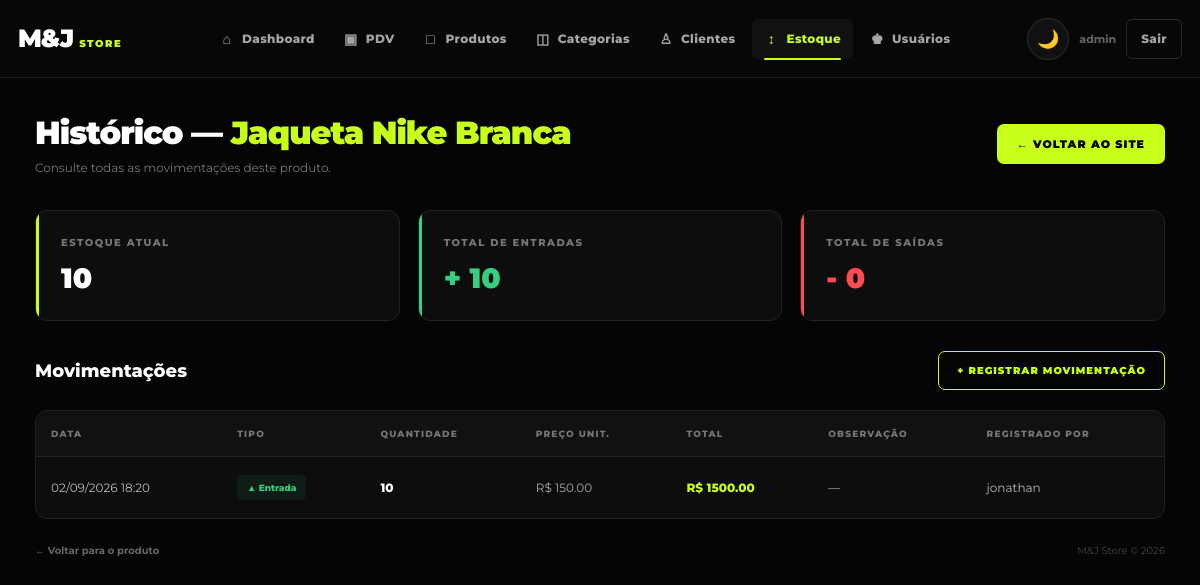
/movimentacoes/produto/2 (signed in), run on an earlier commit of the app's database.
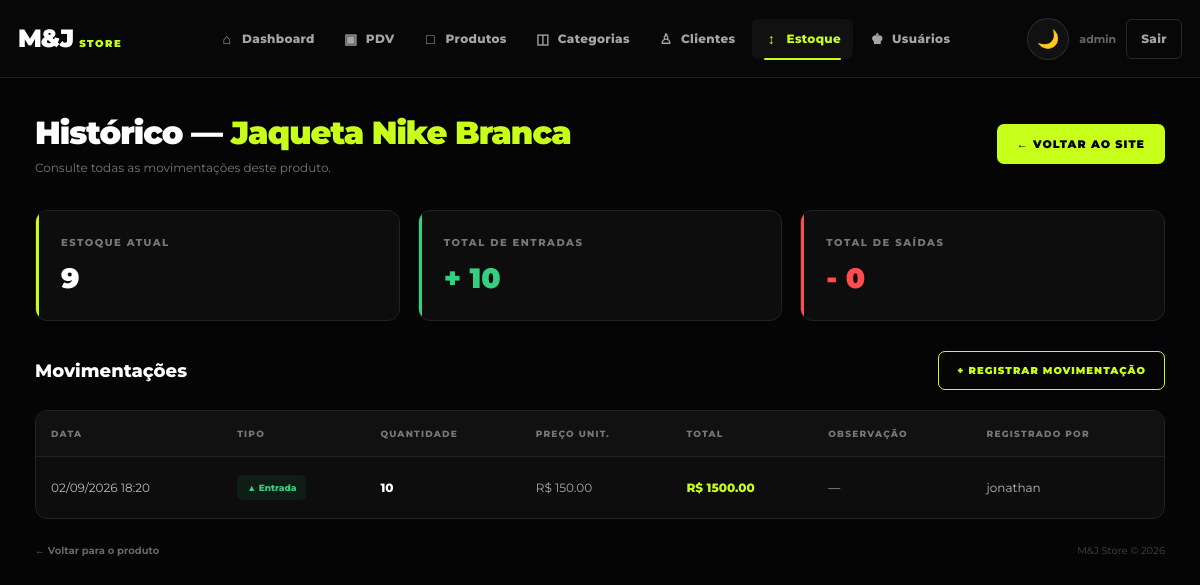
And on a later commit of the database.
### app/models/produto.py (models this page shows, shortened)
class Produto(Base):
    __tablename__ = "produtos"
    id = Column(Integer, primary_key=True, autoincrement=True, index=True)
    nome = Column(String(150), nullable=False, index=True)
    preco = Column(Float, nullable=False, default=0.0)
    estoque_atual = Column(Integer, nullable=False, default=0)
    ativo = Column(Boolean, default=True)
    imagem_path = Column(String(255), nullable=True)
    categoria_id = Column(Integer, ForeignKey("categorias.id", ondelete="SET NULL"), nullable=True )
    categoria = relationship("Categoria", back_populates="produtos")

### app/controllers/movimentacao_controller.py (the view)
@router.get(
    "/produto/{produto_id}",
    response_class=HTMLResponse
)
def historico_produto(
    produto_id: int,
    request: Request,
    db: Session = Depends(get_db),
    usuario=Depends(get_usuario_logado)
):
    produto = (
        db.query(Produto)
        .filter(
            Produto.id == produto_id
        )
        .first()
    )
    if not produto:
        return RedirectResponse(
            url="/produtos",
            status_code=302
        )
    query = (
        db.query(Movimentacao)
        .filter(
            Movimentacao.produto_id == produto_id
        )
        .order_by(
            Movimentacao.criado_em.desc()
        )
    )
    if usuario.get("role") != "admin":
        query = query.filter(
            Movimentacao.usuario_id == usuario.get("id")
        )
    movimentacoes = query.all()
    total_entradas = sum(
        movimentacao.quantidade
        for movimentacao in movimentacoes
        if movimentacao.tipo == TipoMovimentacao.ENTRADA
    )
    total_saidas = sum(
        movimentacao.quantidade
        for movimentacao in movimentacoes
        if movimentacao.tipo == TipoMovimentacao.SAIDA
    )
    saldo_movimentacoes = (
        total_entradas - total_saidas
    )
    return templates.TemplateResponse(
        request,
        "movimentacoes/historico.html",
        {
            "request": request,
            "usuario": usuario,
            "produto": produto,
            "movimentacoes": movimentacoes,
            "total_entradas": total_entradas,
            "total_saidas": total_saidas,
            "saldo_movimentacoes": saldo_movimentacoes,
        }
    )

### app/templates/movimentacoes/historico.html (shortened to what this page needs)
<!DOCTYPE html>
<html lang="pt-br">
<head>
    <link rel="stylesheet" href="/static/css/navbar.css">
</head>
<body>
    {% include "shared/navbar.html" %}
    <main class="page">
        <div class="top">
            <div class="title-area">
                <h1>
                    Histórico —
                    <span>{{ produto.nome }}</span>
                </h1>
                <p>
                    Consulte todas as movimentações deste produto.
                </p>
            </div>
            <a href="/" class="site-button">
                ← VOLTAR AO SITE
            </a>
        </div>
        <section class="summary">
            <div class="summary-card">
                <div class="summary-label">
                    ESTOQUE ATUAL
                </div>
                <div class="summary-value">
                    {{ produto.estoque_atual }}
                </div>
            </div>
            <div class="summary-card entrada">
                <div class="summary-label">
                    TOTAL DE ENTRADAS
                </div>
                <div class="summary-value">
                    + {{ total_entradas }}
                </div>
            </div>
            <div class="summary-card saida">
                <div class="summary-label">
                    TOTAL DE SAÍDAS
                </div>
                <div class="summary-value">
                    - {{ total_saidas }}
                </div>
            </div>
        </section>
        <div class="actions">
            <h2>
                Movimentações
            </h2>
            <a
                href="/movimentacoes/nova?produto_id={{ produto.id }}"
                class="new-button"
            >
                + REGISTRAR MOVIMENTAÇÃO
            </a>
        </div>
        <div class="table-container">
            <table>
                <thead>
                    <tr>
                        <th>Data</th>
                        <th>Tipo</th>
                        <th>Quantidade</th>
                        <th>Preço Unit.</th>
                        <th>Total</th>
                        <th>Observação</th>
                        <th>Registrado por</th>
                    </tr>
                </thead>
                <tbody>
                    {% for m in movimentacoes %}
                    <tr>
                        <td>
                            {{ m.criado_em.strftime('%d/%m/%Y %H:%M') }}
                        </td>
                        <td>
                            {% if m.tipo.value == 'entrada' %}
                            <span class="tipo entrada">
                                ▲ Entrada
                            </span>
                            {% else %}
                            <span class="tipo saida">
                                ▼ Saída
                            </span>
                            {% endif %}
                        </td>
                        <td class="quantidade">
                            {{ m.quantidade }}
                        </td>
                        <td class="preco">
                            R$ {{ "%.2f"|format(m.preco_unitario) }}
                        </td>
                        <td class="total">
                            R$ {{ "%.2f"|format(m.valor_total) }}
                        </td>
                        <td>
                            {{ m.observacao or "—" }}
                        </td>
                        <td>
                            {{ m.usuario.nome if m.usuario else "—" }}
                        </td>
                    </tr>
                    {% endfor %}
                </tbody>
            </table>
        </div>
        <div class="bottom">
            <a
                href="/produtos/{{ produto.id }}"
                class="back-product"
            >
                ← Voltar para o produto
            </a>
            <span>
                M&J Store © 2026
            </span>
        </div>
    </main>
</body>
</html>

What changed in the data, as far as the page shows it:
changed Produto "Jaqueta Nike Branca": estoque_atual "10" → "9"
